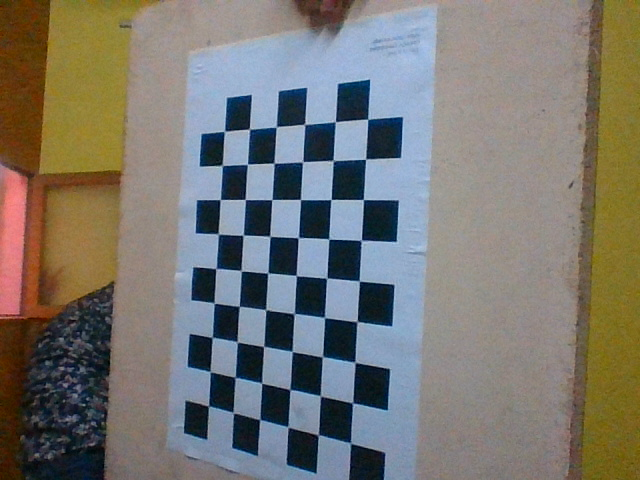
#> input picture calib_15.png, 640 x 480 px
$ python perspective_transform.py
#> lines starting #> are read from the running program, lines starting #| are printed output that depends on the picture
import cv2 as cv
import numpy as np
import sys

def randomColor():
    color = np.random.randint(0, 255,(1, 3))
    return color[0].tolist()

criteria = (cv.TERM_CRITERIA_EPS + cv.TermCriteria_MAX_ITER, 30, 0.001)

objp = np.zeros((9*6,3), np.float32)
objp[:,:2] = np.mgrid[0:9,0:6].T.reshape(-1,2)

objpoints = []
imgpoints = []


img1 = cv.imread("calib_15.png")
#> img1 is the input picture: shape (480, 640, 3); mean B, G, R 112.4, 118.3, 120.7
img2 = cv.imread('calib_4.png')
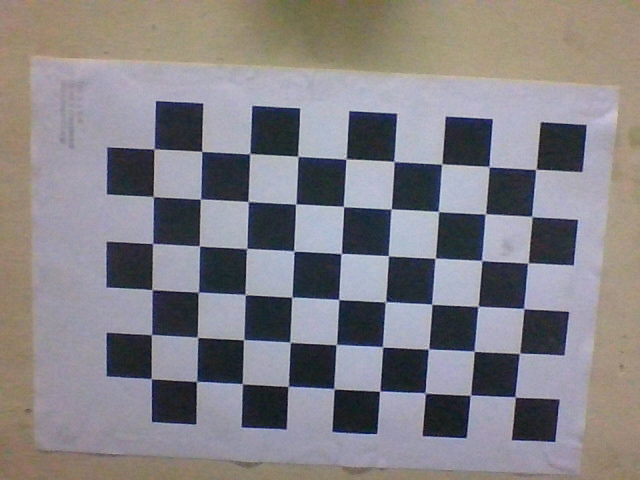
#> input picture calib_4.png, 640 x 480 px
#> img2 is the input picture: shape (480, 640, 3); mean B, G, R 133.5, 129.3, 132.1

cv.imshow('Before Translation', img1)
cv.waitKey(0)


    # [find-corners]
ret1, corners1 = cv.findChessboardCorners(img1, (9,6))
#> ret1 = True; corners1 = 54 rows, first 8: [208.7, 405.8], [210, 371.5], [212.3, 337.6], [213.9, 303.7], [215.3, 268.4], [218.1, 234.2], [220.3, 199.5], [222.3, 165.2]
ret2, corners2 = cv.findChessboardCorners(img2,  (9,6))
#> ret2 = True; corners2 = 54 rows, first 8: [515.5, 396.5], [470.9, 395.4], [424.5, 393.1], [379.4, 391.3], [334.4, 388.7], [288, 386.5], [242.5, 382.8], [196.5, 383.3]
    # [find-corners]

if not ret1 or not ret2:
    print("Error, cannot find the chessboard corners in both images.")
    sys.exit(-1)

    # [estimate-homography]
H, _ = cv.findHomography(corners1, corners2)
#> H = [[0.34, 1.73, -112.3], [-1.86, -0.000161, 896.4], [0.0011, 0.000125, 1]]
print(H)
#| [[ 3.39602300e-01  1.72534091e+00 -1.12311683e+02]
#|  [-1.86322725e+00 -1.61170368e-04  8.96386546e+02]
#|  [ 1.09706546e-03  1.24537121e-04  1.00000000e+00]]
print(_)
#> (printed output is left out)
    # [estimate-homography]

    # [warp-chessboard]
img1_warp = cv.warpPerspective(img1, H, (img1.shape[1], img1.shape[0]))
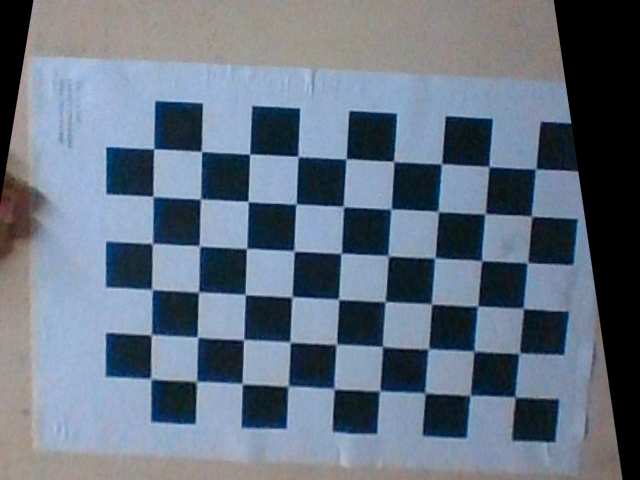
#> img1_warp: shape (480, 640, 3); mean B, G, R 129.3, 113.8, 101.3
    # [warp-chessboard]

img_draw_warp = cv.hconcat([img2, img1_warp])
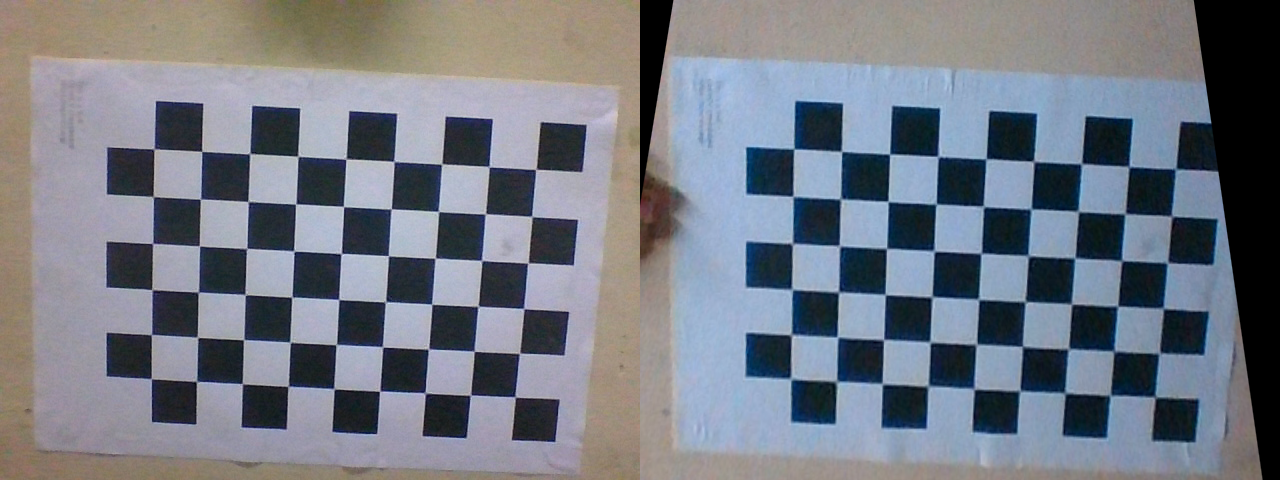
#> img_draw_warp: shape (480, 1280, 3); mean B, G, R 131.4, 121.6, 116.7
cv.imshow("After Translation", img_draw_warp )
cv.waitKey(0)


# [50 lines of commented-out code are left out]
